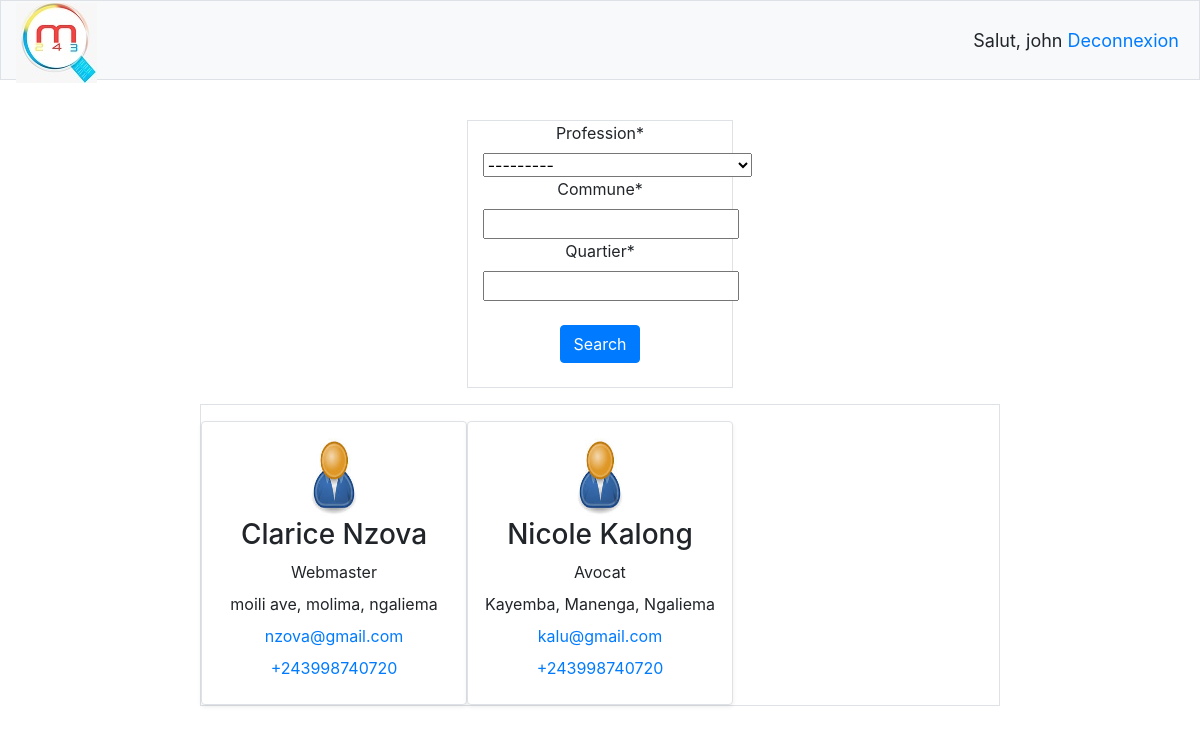
/trouver-un-professionnel/ (signed in), run on the app's committed database.
### professionnel/models.py (models this page shows, shortened)
class UserProfil(models.Model):
    user = models.OneToOneField(User, on_delete=models.CASCADE)
    choix_prof = (
        ('Webmaster','Webmaster'),
        ('Technicien help desk','Technicien help desk'),
        ('Graphiste','Graphiste'),
        ('Developpeur web','Developpeur web'),
        ('Medecin','Medecin'),
        ('Avocat','Avocat'),
        ('Journaliste','Journaliste'),
        ('Chantre','Chantre'),
        ('cuisinier','cuisinier'),
        ('Architecte','Architecte'),
        ('gynecologue','gynecologue'),
        ('infirmier','infirmier'),
        ('Artiste musicien','Artiste musicien'),
        ('Consultant en audit informatique','Consultant en audit informatique')
    )
    profession = models.CharField(max_length=200, choices=choix_prof)
    commune = models.CharField(max_length=100)
    quartier = models.CharField(max_length=100)
    rue = models.CharField(max_length=150)
    telephone = models.CharField(max_length=150, blank=True, help_text='Numero de telephone: 0998540...')

### professionnel/views.py (the view)
# urls.py: path("trouver-un-professionnel/", views.findPage, name="find"),
@login_required(login_url='home')
def findPage(request):
    queryset = UserProfil.objects.all()
    form = UserSearchForm(request.POST or None)
    context = {'queryset':queryset,'form':form}
    if request.method == 'POST':
        queryset = UserProfil.objects.all().order_by('id').filter(profession__icontains=form['profession'].value(),commune__icontains=form['commune'].value(),quartier__icontains=form['quartier'].value())
        context = {
            'queryset':queryset,
            'form':form
        }
    return render(request, 'professionnel/find.html', context)

### professionnel/forms.py
class UserSearchForm(forms.ModelForm):
    class Meta:
        model = UserProfil
        fields = ['profession', 'commune', 'quartier']

### professionnel/templates/professionnel/find.html (shortened to what this page needs)
{% extends "professionnel/base.html" %}
{% load static %}
{% load crispy_forms_tags %}
{% block body %}
  <div class="container-fluid">
    <div class="row">
      <div class="col-lg-12 menu bg-light border fixed-top">
        <a href="{% url 'accueil' %}"><img src="{% static 'img/logoOK.jpg' %}" alt="..."></a>
        <span class="right_"> <a href="{% url 'logout' %}">  Deconnexion</a></span><span class="right_">Salut, {{request.user}} </span>
      </div>
    </div><br><br><br><br><br>
    <div class="row">
      <div class="col-lg-2"></div>
      <div class="col-lg-8">
        <div class="row">
          <div class="col-lg-4"></div>
          <div class="col-lg-4 border text-center">
            <form class="" action="" method="post">
              {{form|crispy}}<br>
              <input class="btn btn-primary" type="submit" name="" value="Search"><br><br>
            </form>
          </div>
          <div class="col-lg-4"></div>
          <div class="col-lg-12 border top_2">
            <div class="row">
              {% for professionnel in queryset %}
              <div class="col-lg-4 border shadow-sm p-3 bg-white rounded top_2 hvr-shrink point">
                <div class="row">
                  <div class="col-lg-12 text-center">
                    <img src="{% static 'img/profil.jpg' %}" class="img-profile" alt="...">
                    <h3>{{professionnel.user.first_name}} {{professionnel.user.last_name}}</h3>
                      <label style="width:100%;">{{professionnel.profession}}</label>
                      <label for="">{{professionnel.rue}}, {{professionnel.quartier}}, {{professionnel.commune}} </label><br>
                      <label for=""><a href="mailto:{{professionnel.user.email}}">{{professionnel.user.email}}</a></label><br>
                      <label for=""><a href="tel:{{professionnel.telephone}}">{{professionnel.telephone}}</a></label><br>
                  </div>
                </div>
              </div>
            {% endfor %}
          </div>
        </div>
      </div>
    </div>
  </div>
{% endblock %}

### static/css/find.css (style rules this page uses)
.top_2 { margin-top:2%; }
.menu { height: 80px; line-height: 80px; }
.right_ { float: right; margin-right: 5px; font-size: 18px; }
.img-profile { height: 5rem; width: 25%; }

### data on the page
UserProfil: user.first_name "Clarice", user.last_name "Nzova", profession "Webmaster", rue "moili ave", quartier "molima", commune "ngaliema", user.email "nzova@gmail.com", telephone "+243998740720"
UserProfil: user.first_name "Nicole", user.last_name "Kalong", profession "Avocat", rue "Kayemba", quartier "Manenga", commune "Ngaliema", user.email "kalu@gmail.com", telephone "+243998740720"

### other printed values
{{ request.user }} "john"
